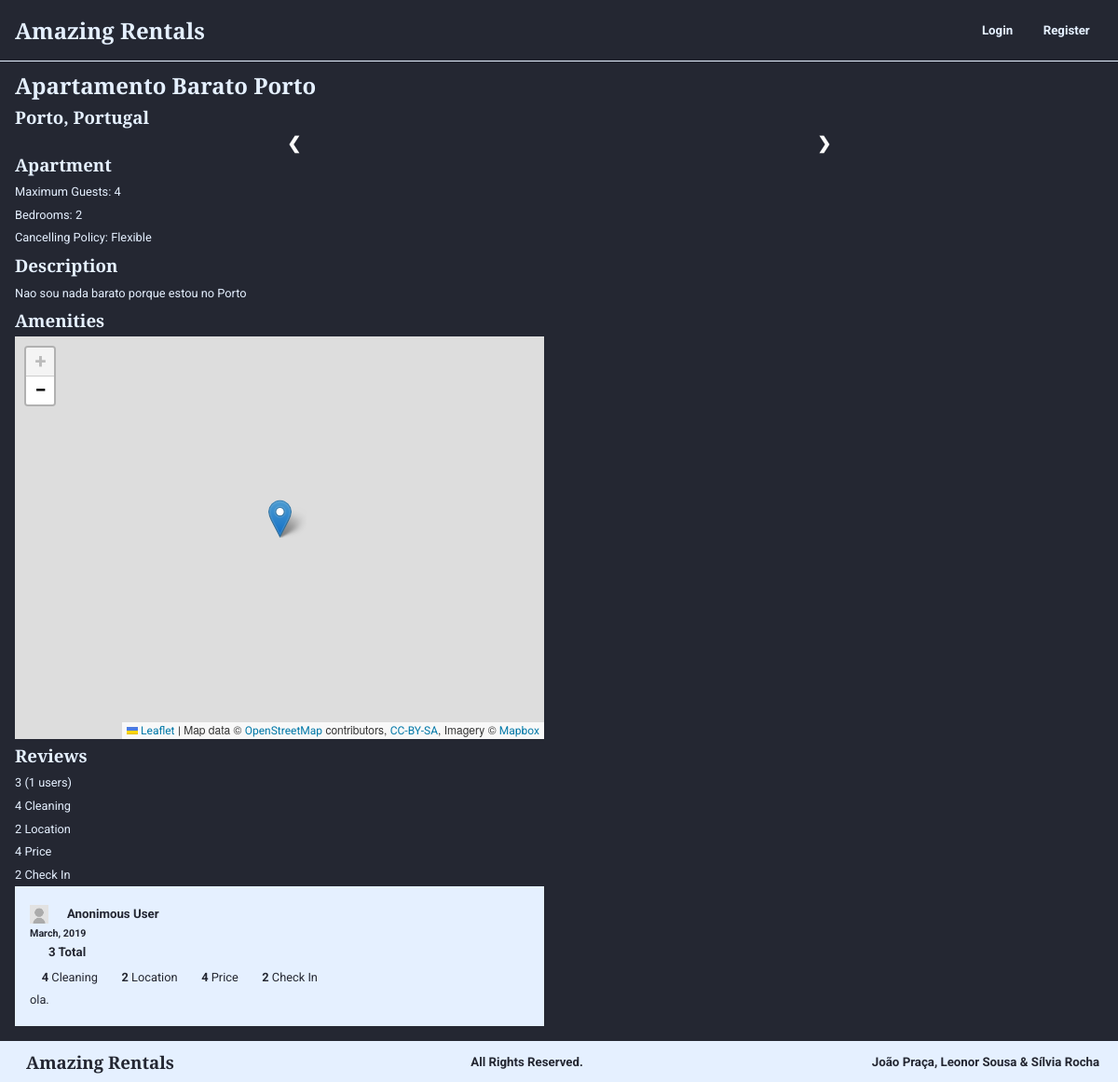
The page /viewProperty.php?id=1 on the database its author committed.
### tables this page shows
CREATE TABLE Habitacao (
    idHabitacao INTEGER PRIMARY KEY,
    nome        TEXT,
    numQuartos  INTEGER CHECK (numQuartos > 0), 
    maxHospedes INTEGER CHECK (maxHospedes > 0),  
    precoNoite  REAL    CHECK (precoNoite > 0), 
    taxaLimpeza REAL CHECK (taxaLimpeza >= 0), 
    descricao   TEXT,
    latitude    REAL    CHECK(latitude>=-90 and latitude<=90),
    longitude   REAL    CHECK(longitude>=-180 and longitude<=180),
    morada      TEXT,
    idCidade    INTEGER REFERENCES Cidade(idCidade) ON DELETE RESTRICT ON UPDATE RESTRICT, 
    idUtilizador INTEGER REFERENCES Utilizador(idUtilizador) ON DELETE CASCADE ON UPDATE CASCADE,
    idTipo      INTEGER REFERENCES TipoDeHabitacao (idTipo) ON DELETE SET NULL ON UPDATE CASCADE, 
    idPolitica  INTEGER REFERENCES PoliticaDeCancelamento (idPolitica) ON DELETE RESTRICT ON UPDATE CASCADE
);

CREATE TABLE Cidade (
    idCidade    INTEGER PRIMARY KEY,
    nome        VARCHAR(15) NOT NULL, 
    idPais      INTEGER REFERENCES Pais(idPais),
    UNIQUE(nome, idPais)
);

CREATE TABLE Pais (
    idPais      INTEGER PRIMARY KEY,
    nome        VARCHAR(15) UNIQUE NOT NULL 
);

CREATE TABLE TipoDeHabitacao (
    idTipo  INTEGER PRIMARY KEY,
    nome    VARCHAR(30) UNIQUE NOT NULL
);

CREATE TABLE PoliticaDeCancelamento (
    idPolitica              INTEGER PRIMARY KEY,
    nome                    VARCHAR(25) UNIQUE NOT NULL, 
    descricao               VARCHAR(500) NOT NULL, 
    percentagemReembolso    INTEGER CHECK (percentagemReembolso >= 0 AND percentagemReembolso <= 1)
);

CREATE TABLE ClassificacaoPorCliente (
    limpeza     INTEGER CHECK(limpeza >= 1 AND limpeza <= 5), 
    valor       INTEGER CHECK(valor >= 1 AND valor <= 5),
    checkIn     INTEGER CHECK(checkIn >= 1 AND checkIn <= 5),
    localizacao INTEGER CHECK(localizacao >= 1 AND localizacao <= 5),
    outros      TEXT, 
    anonimo     INTEGER,
    idReserva   INTEGER REFERENCES Reserva (idReserva) ON DELETE RESTRICT ON UPDATE RESTRICT, 
    PRIMARY KEY (idReserva)
);

CREATE TABLE Reserva (
    idReserva       INTEGER PRIMARY KEY, 
    dataCheckIn     DATE    NOT NULL,
    dataCheckOut    DATE   NOT NULL,
    numHospedes     INTEGER CHECK (numHospedes > 0), 
    precoTotal      REAL    CHECK (precoTotal > 0), 
    idEstado        INTEGER REFERENCES Estado(idEstado) ON DELETE CASCADE ON UPDATE CASCADE,
    idHabitacao     INTEGER REFERENCES Habitacao(idHabitacao),
    idUtilizador       INTEGER REFERENCES Utilizador(idUtilizador)
);

### viewProperty.php (called while the page is built, shortened)
<?php
    include('templates/common/header.php');
    include_once('database/connection.php');
    include_once('database/habitations.php');
    $habitation = getHabitationById($_GET['id']);
    include('templates/properties/viewProperty.php');
    include('templates/common/footer.php');
?>

### database/habitations.php (called while the page is built, shortened)
<?php
function getHabitationById($id){
    global $db;
    $stmt = $db->prepare('SELECT * FROM Habitacao WHERE idHabitacao=?');
    $stmt->execute(array($id));
    return $stmt->fetch();
}
function getNameType($id){
    global $db;
    $stmt = $db->prepare('SELECT nome FROM TipoDeHabitacao WHERE idTipo=?');
    $stmt->execute(array($id));
    return $stmt->fetch();
}
function getPolicy($id){
    global $db;
    $stmt = $db->prepare('SELECT * FROM PoliticaDeCancelamento WHERE idPolitica=?');
    $stmt->execute(array($id));
    return $stmt->fetch();
}
function getNameCity($id){
    global $db;
    $stmt = $db->prepare('SELECT nome FROM Cidade WHERE idCidade=?');
    $stmt->execute(array($id));
    return $stmt->fetch()['nome'];
}
function getNameCountry($idCity){
    global $db;
    $stmt = $db->prepare('SELECT Pais.nome as nome FROM Cidade JOIN Pais USING (idPais) WHERE idCidade=?');
    $stmt->execute(array($idCity));
    return $stmt->fetch()['nome'];
}
function getComments($idHabitation){
    global $db;
    $stmt = $db->prepare('SELECT * FROM ClassificacaoPorCliente JOIN Reserva USING (idReserva) WHERE idHabitacao=?');
    $stmt->execute(array($idHabitation));
    return $stmt->fetchAll();
}
?>

### templates/properties/viewProperty.php (the view, shortened to what this page needs)
<section id="property">
    <header>
        <h1><?=$habitation['nome']?></h1>
        <h3><?= getNameCity($habitation['idCidade'])?>, <?= getNameCountry($habitation['idCidade'])?> </h3>
    </header>
    <?php
        include("templates/properties/image_slideshow.php");
    ?>
    <section id="property_data">
        <h3><?=getNameType($habitation['idTipo'])['nome'] ?></h3>
        <p>Maximum Guests: <?=$habitation['maxHospedes']?></p>
        <p>Bedrooms: <?=$habitation['numQuartos']?></p>
        <p>Cancelling Policy: <?=getPolicy($habitation['idPolitica'])['nome']?></p>
        <h3>Description</h3>
        <p><?=$habitation['descricao']?></p>
        <h3>Amenities</h3>
        <?php
            include('templates/properties/map.php'); ?>
        <h3>Reviews</h3>
        <?php
            $comments = getComments($habitation['idHabitacao']);
            $cleaning=0;
            $location=0;
            $value=0;
            $check_in=0;
            $rating=0;
            $n=0;
            foreach($comments as &$comment){
                $cleaning+= $comment['limpeza'];
                $location+= $comment['localizacao'];
                $value+= $comment['valor'];
                $check_in += $comment['checkIn'];
                $n++;
            }
            if ($n!=0){
                $location=$location/$n;
                $cleaning=$cleaning/$n;
                $value=$value/$n;
                $check_in=$check_in/$n;
                $rating=($location+$cleaning+$value+$check_in)/4;
            }
        ?>
        <p class="rating"><?=$rating?> (<?=$n?> users)</p>
        <p class="star"> <?=$cleaning?> Cleaning</p>
        <p class="star"> <?=$location?> Location</p>
        <p class="star"> <?=$value?> Price</p>
        <p class="star"> <?=$check_in?> Check In</p>
        <section id="comments">
            <?php
                foreach($comments as $comment){
                    include("templates/properties/viewComment.php");
                }
            ?>
        </section>
    </section>
</section>

### templates/properties/viewComment.php (shortened to what this page needs)
<article class="comment">
    <?php
        if ($comment['anonimo']==true){ ?>
            <div class="align-left">
                <img src="images/ownerPicture.jpg" width="20px" height="20px" alt="Anonimous">
                <h5>Anonimous User</h5>
            </div>
    <?php } ?>
    <h6><?=date('F, Y', strtotime($comment['dataCheckOut']))?></h6>
    <h5 class="rating"><?=($comment['limpeza']+$comment['localizacao']+$comment['valor']+$comment['checkIn'])/4?> Total</h5>
    <div class="classification">
        <p class="star"> <b><?=$comment['limpeza']?></b> Cleaning</p>
        <p class="star"> <b><?=$comment['localizacao']?></b> Location</p>
        <p class="star"> <b><?=$comment['valor']?></b> Price</p>
        <p class="star"> <b><?=$comment['checkIn']?></b> Check In</p>
    </div>
    <p><?=$comment['outros']?></p>
</article>

### style.css (style rules this page uses)
:root { --myDarkBlue: #242732; --myLightBlue: #E5F0FF; --titlesFont: Arvo, Courier, sans-serif; --bodyFont: Roboto, sans-serif; }
h1, h2, h3 { font-family: var(--titlesFont); margin: 0 0.5em 0 0; }
h4, h5, h6, p, span, input, label, tr, a, button { font-family: var(--bodyFont); }
p { font-size: 0.8em; }
body { background-color: var(--myDarkBlue); color: var(--myLightBlue); }
.comment { background-color: var(--myLightBlue); color: var(--myDarkBlue); }

### layout.css (style rules this page uses)
html, body { height: 100%; }
body { display: flex; flex-direction: column; margin: 0; padding: 0; }
.footer h3, h5 { margin: 0.5em; padding: 0em 1em; }
#property #property_data { width: calc(50% - 1em); }
#property { margin: 1em; }
.rightText h1, h3, h4, p { margin: 0; padding: 0.3rem 0 0.3rem 0; }
.align-left, .classification { display: flex; align-items: center; }
.classification p { margin: 0 1em; text-align: center; }
.comment { padding:1em; }
.comment h6 { margin:0; }

### rows shown on the page
habitacao: nome "Apartamento Barato Porto", idCidade.nome "Porto", idCidade.nome "Portugal", idTipo.nome "Apartment", maxHospedes "4", numQuartos "2", idPolitica.nome "Flexible", descricao "Nao sou nada barato porque estou no Porto"
classificacaoporcliente: anonimo 1 (drawn), idReserva.dataCheckOut "March, 2019", ($comment['limpeza']+$comment['localizacao']+$comment['valor']+$comment['checkIn'])/4 "3", limpeza "4", localizacao "2", valor "4", checkIn "2", outros "ola."

### other values the page prints
$rating "3"
$n "1"
$cleaning "4"
$location "2"
$value "4"
$check_in "2"
